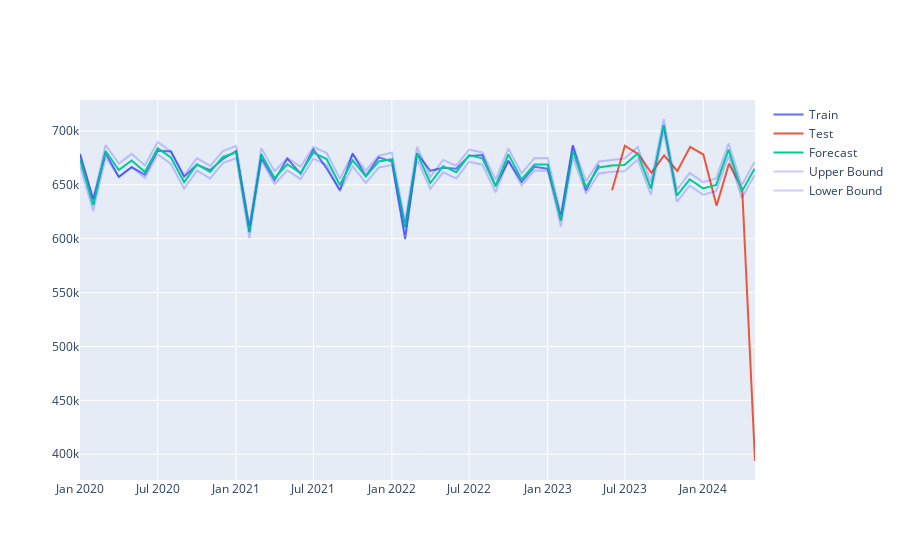

Notebook cell for this chart:
### Code cell
# Add the confidence intervals to the plot
fig.add_trace(go.Scatter(x=forecast['ds'], y=forecast['yhat_upper'], mode='lines', name='Upper Bound', line=dict(color='rgba(0,0,255,0.2)')))
fig.add_trace(go.Scatter(x=forecast['ds'], y=forecast['yhat_lower'], mode='lines', name='Lower Bound', line=dict(color='rgba(0,0,255,0.2)')))
